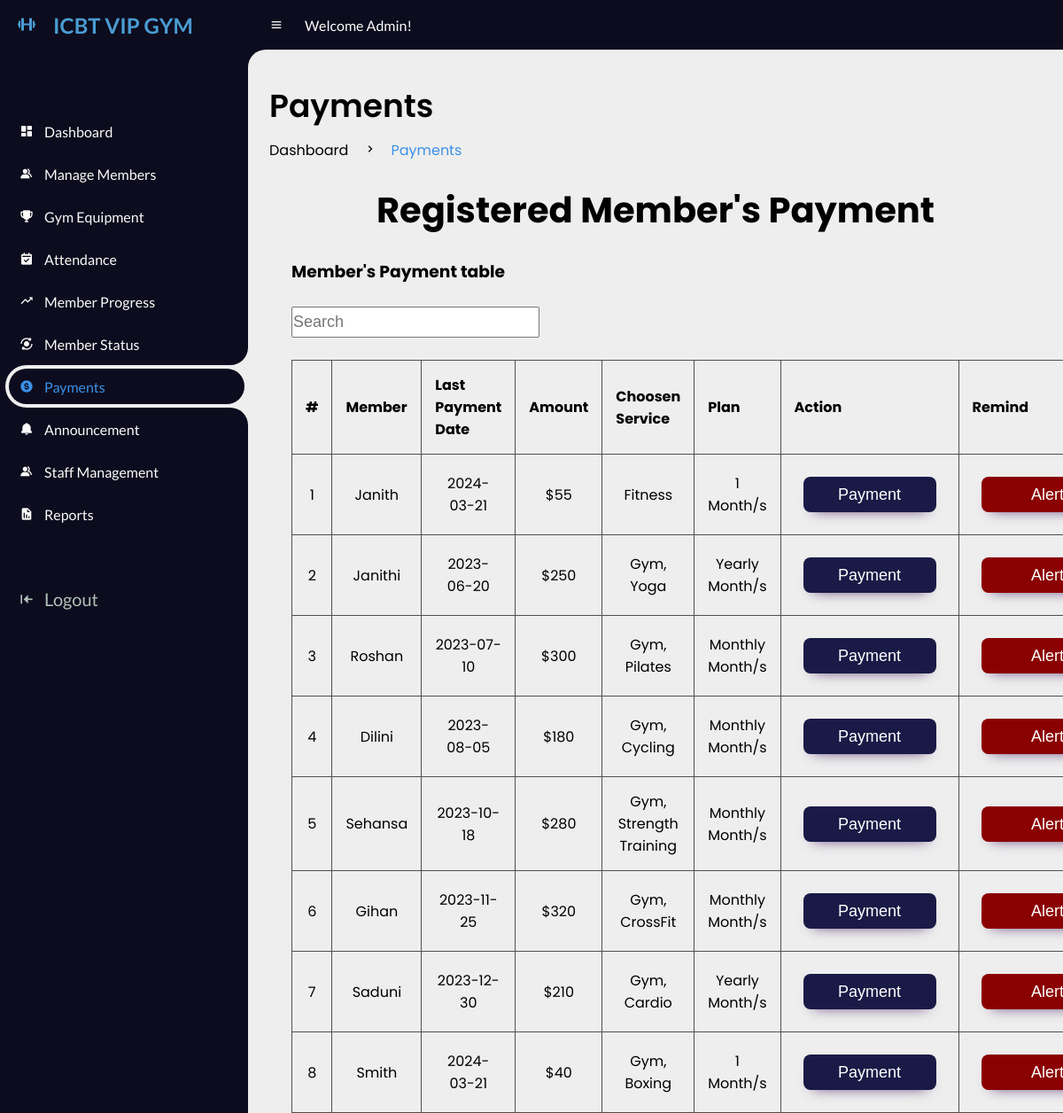
Screenshot of /1Admin/paymentmb.php (signed in) with the database file from the repository.
### tables this page shows
CREATE TABLE `members` (
  `user_id` int(11) NOT NULL,
  `fullname` varchar(20) NOT NULL,
  `email` varchar(20) NOT NULL,
  `password` varchar(100) NOT NULL,
  `gender` varchar(20) NOT NULL,
  `dor` date NOT NULL,
  `services` varchar(50) NOT NULL,
  `amount` int(100) NOT NULL,
  `paid_date` date NOT NULL,
  `p_year` int(11) NOT NULL,
  `plan` varchar(100) NOT NULL,
  `address` varchar(20) NOT NULL,
  `contact` varchar(100) NOT NULL,
  `status` varchar(20) NOT NULL DEFAULT 'Active',
  `attendance_count` int(100) NOT NULL,
  `ini_weight` int(100) NOT NULL DEFAULT 0,
  `curr_weight` int(100) NOT NULL DEFAULT 0,
  `ini_bodytype` varchar(50) NOT NULL,
  `curr_bodytype` varchar(50) NOT NULL,
  `progress_date` date NOT NULL,
  `reminder` int(11) NOT NULL DEFAULT 0
);

### 1Admin/paymentmb.php (the view, shortened to what this page needs)
<!DOCTYPE html>
<html lang="en">
<head>
    <link href='https://unpkg.com/boxicons@2.0.9/css/boxicons.min.css' rel='stylesheet'>
    <link rel="stylesheet" href="css/Style.css">
</head>
<body>
    <section id="sidebar">
        <a href="#" class="brand">
        <i class='bx bx-dumbbell bx-tada' ></i>
            <span class="text">ICBT VIP GYM </span>
        </a>
        <ul class="side-menu top">
            <li>
                <a href="index.php">
                    <i class='bx bxs-dashboard'></i>
                    <span class="text">Dashboard</span>
                </a>
            </li>
            <li>
                <a href="managemb.php">
                    <i class='bx bxs-group'></i>
                    <span class="text">Manage Members</span>
                </a>
            </li>
            <li>
                <a href="managegym.php">
                    <i class='bx bxs-trophy'></i>
                    <span class="text">Gym Equipment</span>
                </a>
            </li>
            <li>
                <a href="attendance.php">
                    <i class='bx bxs-calendar-check'></i>
                    <span class="text">Attendance</span>
                </a>
            </li>
            <li>
                <a href="progressmb.php">
                    <i class='bx bx-trending-up'></i>
                    <span class="text">Member Progress</span>
                </a>
            </li>
            <li>
                <a href="statusmb.php">
                    <i class='bx bxs-analyse'></i>
                    <span class="text">Member Status</span>
                </a>
            </li>
            <li class="active">
                <a href="paymentmb.php">
                    <i class='bx bxs-dollar-circle'></i>
                    <span class="text">Payments</span>
                </a>
            </li>
            <li>
                <a href="announcement.php">
                    <i class='bx bxs-bell'></i>
                    <span class="text">Announcement</span>
                </a>
            </li>
            <li>
                <a href="managestaff.php">
                    <i class='bx bxs-group'></i>
                    <span class="text">Staff Management</span>
                </a>
            </li>
            <li>
                <a href="report.php">
                    <i class='bx bxs-report'></i>
                    <span class="text">Reports</span>
                </a>
            </li>
        </ul>
        <ul class="side-menu">
            <li>
                <a href="../logout.php" class="logout">
                    <i class='bx bxs-arrow-to-left'></i>
                    <span class="text">Logout</span>
                </a>
            </li>
        </ul>
    </section>
    <section id="content">
        <nav>
            <i class='bx bx-menu'></i>
            <a class="nav-link">Welcome Admin!</a>
        </nav>
        <main>
            <div class="head-title">
                <div class="left">
                    <h1>Payments</h1>
                    <ul class="breadcrumb">
                        <li>
                            <a href="#">Dashboard</a>
                        </li>
                        <li><i class='bx bx-chevron-right'></i></li>
                        <li>
                            <a class="active" href="paymentmb.php">Payments</a>
                        </li>
                    </ul>
                </div>
            </div>
            <div id="content2">
                <div id="content2-header">
                    <br>
                    <h1 class="text-center" style="text-align:center; font-size: 40px;">Registered Member's Payment </h1>
                </div>
                <div class="container-fluid">
                    <div class="row-fluid">
                        <div class="span12">
                            <div class='widget-box'>
                                <div class='widget-title'> <span class='icon'> <i class='fas fa-th'></i> </span>
                                    <h3 style="margin:25px;">Member's Payment table</h5>
                                        <form id="custom-search-form" role="search" method="POST"
                                            style="margin:25px; font-size: 16px;" action="paymentmbSearch.php"
                                            class="form-search form-horizontal pull-right">
                                            <div class="input-append span12">
                                                <input type="text" class="search-query"
                                                    style="width:280px; height:35px; font-size:18px"
                                                    placeholder="Search" name="search" required>
                                                <button type="submit" class="btn"><i class="fas fa-search"></i></button>
                                            </div>
                                        </form>
                                </div>
                                <div class='widget-content nopadding'>
                                    <?php
                                    include "dbcon.php";
                                    $qry = "SELECT * FROM members";
                                    $cnt = 1;
                                    $result = mysqli_query($conn, $qry);
                                    echo "<table class='table table-bordered data-table table-hover'>
              <thead>
                <tr>
                  <th>#</th>
                  <th>Member</th>
                  <th>Last Payment Date</th>
                  <th>Amount</th>
                  <th>Choosen Service</th>
                  <th>Plan</th>
                  <th>Action</th>
                  <th>Remind</th>
                </tr>
              </thead>";
                                    while ($row = mysqli_fetch_array($result)) { ?>
                                    <tbody>
                                        <td>
                                            <div class='text-center'><?php echo $cnt; ?></div>
                                        </td>
                                        <td>
                                            <div class='text-center'><?php echo $row['fullname'] ?></div>
                                        </td>
                                        <td>
                                            <div class='text-center'>
                                                <?php echo ($row['paid_date'] == 0 ? "New Member" : $row['paid_date']) ?>
                                            </div>
                                        </td>
                                        <td>
                                            <div class='text-center'><?php echo '$' . $row['amount'] ?></div>
                                        </td>
                                        <td>
                                            <div class='text-center'><?php echo $row['services'] ?></div>
                                        </td>
                                        <td>
                                            <div class='text-center'><?php echo $row['plan'] . " Month/s" ?></div>
                                        </td>
                                        <td>
                                            <div class='text-center'><a
                                                    href='makePayment.php?id=<?php echo $row['user_id'] ?>'><button
                                                        class='btn-success btn'><i class='fas fa-dollar-sign'></i>
                                                        Payment</button></a></div>
                                        </td>
                                        <td>
                                            <div class='text-center'><a
                                                    href='sendReminder.php?id=<?php echo $row['user_id'] ?>'><button
                                                        class='btn-danger btn'
                                                        <?php echo ($row['reminder'] == 1 ? "disabled" : "") ?>>Alert</button></a>
                                            </div>
                                        </td>
                                    </tbody>
                                    <?php $cnt++;
                                    }
                                    ?>
                                    </table>
                                </div>
                            </div>
                        </div>
                    </div>
                </div>
            </div>
        </main>
    </section>
</body>
</html>

### 1Admin/css/style.css (style rules this page uses)
* { margin: 0; padding: 0; box-sizing: border-box; }
a { text-decoration: none; }
li { list-style: none; }
:root { --poppins: 'Poppins', sans-serif; --lato: 'Lato', sans-serif; --light: #0C0C1E; --blue: #3C91E6; --light-blue: #CFE8FF; --grey: #060714; --dark-grey: #AAAAAA; --dark: #FBFBFB; --red: #DB504A; --yellow: #FFCE26; --gold: #FFC72C; --light-yellow: #FFF2C6; --orange: #FD7238; --light-orange: #FFE0D3; --light-green: hsl(160, 67%, 74%); --ice-blue: #4B9CD3; --Ash-Gray: #B2BEB5; }
html { overflow-x: visible; }
body { background: #eee; overflow-x: hidden; }
#sidebar { position: fixed; top: 0; left: 0; width: 280px; height: 100%; background: var(--light); z-index: 2000; font-family: var(--lato); transition: .3s ease; overflow-x: hidden; scrollbar-width: none; }
#sidebar .brand { font-size: 24px; font-weight: 700; height: 56px; display: flex; align-items: center; color: var(--ice-blue); position: sticky; top: 0; left: 0; background: var(--light); z-index: 500; padding-bottom: 20px; box-sizing: content-box; }
#sidebar .brand .bx { min-width: 60px; display: flex; justify-content: center; }
#sidebar .side-menu { width: 100%; margin-top: 48px; }
#sidebar .side-menu li { height: 48px; background: transparent; margin-left: 6px; border-radius: 48px 0 0 48px; padding: 4px; }
#sidebar .side-menu li.active { background: #eee; position: relative; }
#sidebar .side-menu li.active::before { content: ''; position: absolute; width: 40px; height: 40px; border-radius: 50%; top: -40px; right: 0; box-shadow: 20px 20px 0 #eee; z-index: -1; }
#sidebar .side-menu li.active::after { content: ''; position: absolute; width: 40px; height: 40px; border-radius: 50%; bottom: -40px; right: 0; box-shadow: 20px -20px 0 #eee; z-index: -1; }
#sidebar .side-menu li a { width: 100%; height: 100%; background: var(--light); display: flex; align-items: center; border-radius: 48px; font-size: 16px; color: var(--dark); white-space: nowrap; overflow-x: hidden; }
#sidebar .side-menu.top li.active a { color: var(--blue); }
#sidebar .side-menu li a.logout { color: var(--Ash-Gray); font-size: 20px; ; }
#sidebar .side-menu li a .bx { min-width: calc(60px - ((4px + 6px) * 2)); display: flex; justify-content: center; }
#content { position: sticky; width: calc(100% - 280px); left: 280px; transition: .3s ease; }
#content nav { height: 56px; background: var(--light); padding: 0 24px; display: flex; align-items: center; grid-gap: 24px; font-family: var(--lato); position: sticky; top: 0; left: 0; z-index: 1000; }
#content nav::before { content: ''; position: absolute; width: 40px; height: 40px; bottom: -40px; left: 0; border-radius: 50%; box-shadow: -20px -20px 0 var(--light); }
#content nav a { color: var(--dark); }
#content nav .bx.bx-menu { cursor: pointer; color: var(--dark); }
#content nav .nav-link { font-size: 16px; transition: .3s ease; }
#content main { width: 100%; padding: 36px 24px; font-family: var(--poppins); max-height: calc(100vh - 56px); overflow-y: hide; }
#content main .head-title { display: flex; align-items: center; justify-content: space-between; grid-gap: 16px; flex-wrap: wrap; }
#content main .head-title .left h1 { font-size: 36px; font-weight: 600; margin-bottom: 10px; color: black; }
#content main .head-title .left .breadcrumb { display: flex; align-items: center; grid-gap: 16px; }
#content main .head-title .left .breadcrumb li { color: black; }
#content main .head-title .left .breadcrumb li a { color: black; pointer-events: none; }
#content main .head-title .left .breadcrumb li a.active { color: var(--blue); pointer-events: unset; }

### 1Admin/paymentmb.php (style rules this page uses)
table { border-collapse: collapse; width: 95%; margin: 25px; }
th, td { padding: 15px; text-align: center; border: 1px solid #505050; }
th { text-align: left; }
.btn-success { border: none; padding: 10px; border-radius: 8px; width: 150px; height: 40px; background: #1a1a47; color: #fff; font-size: 18px; -webkit-box-shadow: 0px 9px 15px -11px rgba(88, 54, 114, 1); -moz-box-shadow: 0px 9px 15px -11px rgba(88, 54, 114, 1); box-shadow: 0px 9px 15px -11px rgba(88, 54, 114, 1); margin: 10px; }
.btn-danger { border: none; padding: 10px; border-radius: 8px; width: 150px; height: 40px; background: #8B0000; color: #fff; font-size: 18px; -webkit-box-shadow: 0px 9px 15px -11px rgba(88, 54, 114, 1); -moz-box-shadow: 0px 9px 15px -11px rgba(88, 54, 114, 1); box-shadow: 0px 9px 15px -11px rgba(88, 54, 114, 1); margin: 10px; }

### rows the page displays
members: fullname "Janith", paid_date "2024-03-21", amount "55", services "Fitness", plan "1"
members: fullname "Janithi", paid_date "2023-06-20", amount "250", services "Gym, Yoga", plan "Yearly"
members: fullname "Roshan", paid_date "2023-07-10", amount "300", services "Gym, Pilates", plan "Monthly"
members: fullname "Dilini", paid_date "2023-08-05", amount "180", services "Gym, Cycling", plan "Monthly"
members: fullname "Sehansa", paid_date "2023-10-18", amount "280", services "Gym, Strength Training", plan "Monthly"
members: fullname "Gihan", paid_date "2023-11-25", amount "320", services "Gym, CrossFit", plan "Monthly"
members: fullname "Saduni", paid_date "2023-12-30", amount "210", services "Gym, Cardio", plan "Yearly"
members: fullname "Smith", paid_date "2024-03-21", amount "40", services "Gym, Boxing", plan "1"
